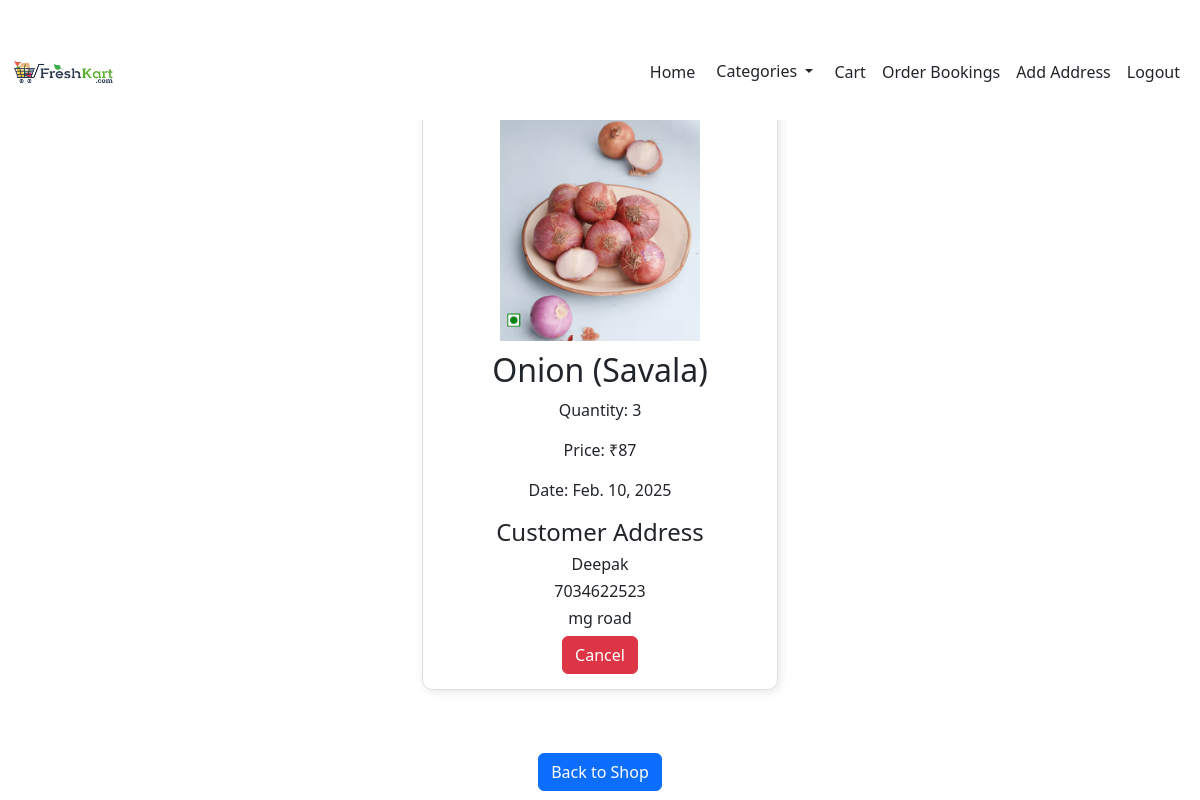
Before: /user_book (signed in) with the older database file.
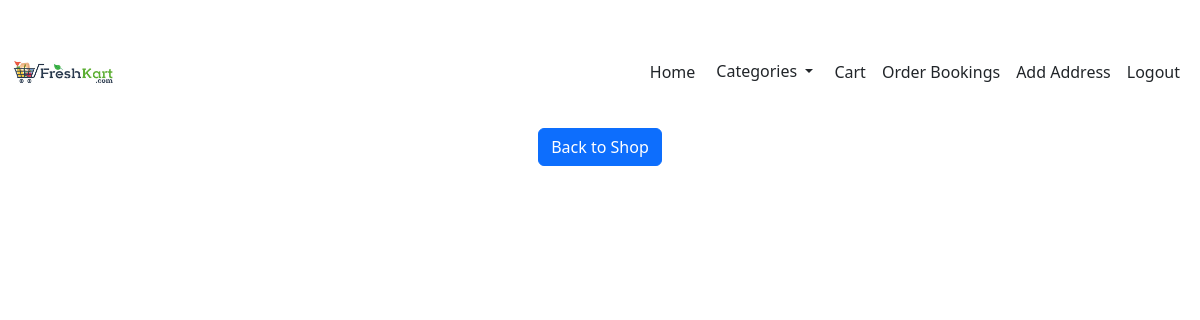
After: the same page with the newer database file.
### store/models.py (models this page shows, shortened)
class Buy(models.Model):
    details =models.ForeignKey(Details,on_delete=models.CASCADE)
    user=models.ForeignKey(User,on_delete=models.CASCADE)
    address=models.ForeignKey(Address,on_delete=models.CASCADE)
    quantity=models.IntegerField()
    tot_price=models.IntegerField()
    date=models.DateField(auto_now_add=True)

class Details(models.Model):
    product=models.ForeignKey(Product,on_delete=models.CASCADE)
    weight=models.TextField()
    price=models.IntegerField()
    off_price=models.IntegerField()
    stock=models.IntegerField()
    discount = models.DecimalField(max_digits=5, decimal_places=2, default=0.00)

class Product(models.Model):
    pid=models.TextField()
    name=models.TextField()
    des=models.TextField()
    category=models.ForeignKey(Category,on_delete=models.CASCADE)
    img=models.FileField()

class Address(models.Model):
    user = models.ForeignKey(User, on_delete=models.CASCADE)
    name=models.TextField()
    address=models.TextField()
    street=models.TextField()
    city=models.TextField()
    state=models.TextField()
    pincode=models.IntegerField()
    phone=models.IntegerField()
    message=models.TextField()

### store/views.py (the view)
# urls.py: path('user_book',views.user_bookings,name='userbook'),
def user_bookings(req):
    if 'user' in req.session:
        user=User.objects.get(username=req.session['user'])
        bookings=Buy.objects.filter(user=user)[::-1]
        cat=Category.objects.all()
        return render(req,'user/user_bookings.html',{'bookings':bookings,'cat':cat})
    else:
         return redirect(gro_login)

### template/user/user_bookings.html (shortened to what this page needs)
<!DOCTYPE html>
<html lang="en">
<head>
    {% load static %}
    <link rel="stylesheet" href="{% static 'css/user.css' %}">
    <link href="https://cdn.jsdelivr.net/npm/bootstrap@5.3.3/dist/css/bootstrap.min.css" rel="stylesheet">
    <link rel="stylesheet" href="https://cdnjs.cloudflare.com/ajax/libs/font-awesome/6.7.2/css/all.min.css" />
</head>
<body style="background-image: url(static/img/grogo.jpeg); backdrop-filter: blur(10px);">
  <nav class="  navbar navbar-expand-sm bg-white navbar-white fixed-top ">
    <div class="container-fluid">
      <a href="shop_home"><img src="{% static 'images/logo.jpg' %}" alt="Logo" class="img-fluid" style="height: 80px; width: auto;"></a><br>
      <div class="collapse navbar-collapse justify-content-end " id="collapsibleNavbar">
        <ul class="navbar-nav">
          <li class="nav-item">
            <a class="nav-link  active text-dark" href="../">Home</a>
          </li>
          <li>
            <div class="dropdown">
                <button type="button" class="btn btn-white text-dark btt-1 dropdown-toggle" data-bs-toggle="dropdown">
                    Categories
                </button>
            </div>
        </li>
          <li class="nav-item ">
            <a class="nav-link text-dark " href="cart">Cart</a>
          </li>
          <li class="nav-item  ">
            <a class="nav-link text-dark" href="user_book">Order Bookings</a>
          </li>
          <li class="nav-item  ">
            <a class="nav-link text-dark" href="Address">Add Address</a>
          </li>
          <li class="nav-item  ">
            <a class="nav-link text-dark" href="logout">Logout</a>
          </li>
        </ul>
      </div>
    </div>
  </nav>
  <div class="container mt-4">
    <h1 class="text-center text-primary">Order Placed</h1>
    <div class="row justify-content-center">
        {% for i in bookings %}
        <div class="col-md-6 col-lg-4">
            <div class="product-card">
                <img src="{{i.details.product.img.url}}" alt="Product Image" class="product-img img-fluid">
                <h2 class="product-name">{{i.details.product.name}}</h2>
                <p class="product-qty">Quantity: <span>{{i.quantity}}</span></p>
                <p class="product-price">Price: <span>₹{{i.tot_price}}</span></p>
                <p class="product-date">Date: <span>{{i.date}}</span></p>
                <h4>Customer Address</h4>
                <h6>{{i.address.name}}</h6>
                <h6>{{i.address.phone}}</h6>
                <h6>{{i.address.street}}</h6>
                <a href="deleteBookings/{{i.pk}}" class="btn btn-danger">Cancel</a>
            </div>
        </div>
        {% endfor %}
    </div>
    <div class="text-center mt-5">
        <a href="../shop_home" class="btn btn-primary">Back to Shop</a>
    </div>
</div>
</body>
</html>

Changed rows visible on the page:
removed Buy: details.product.img (picture), details.product.name "Onion (Savala)", quantity "3", tot_price "87", date "Feb. 10, 2025", address.name "Deepak", address.phone "7034622523", address.street "mg road"
